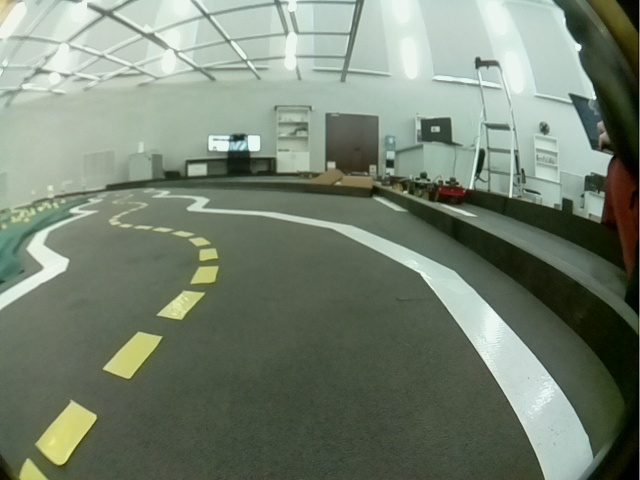
#> input picture manual_markup/img_data/work/frame0001.jpg, 640 x 480 px; its folder holds only this picture in this run
$ python cv-polygon003.py
#> lines starting #> are read from the running program, lines starting #| are printed output that depends on the picture
import cv2
import numpy as np
import os

colors = {0: (255, 0, 0), 1: (0, 255, 0), 2: (0, 0, 255), 3: (255, 255, 0), 4: (255, 0, 255),
          5: (0, 255, 255), 6: (128, 128, 255), 7: (120, 255, 50), 8: (50, 160, 32), 9: (80, 5, 190), }


def on_mouse(event, x, y, flags, param):
    global poly, current_polygon, selected_class
    img2 = img.copy()
    if event == cv2.EVENT_LBUTTONDOWN:
        poly[selected_class][current_polygon].append((x, y))
    if event == cv2.EVENT_RBUTTONDOWN and len(poly[selected_class][current_polygon]) > 0:
        poly[selected_class][current_polygon].pop()
    for cur_class in range(len(poly)):
        for cur_polygon in range(len(poly[cur_class])):
            if len(poly[cur_class][cur_polygon]) > 0:
                cv2.circle(img2, poly[cur_class][cur_polygon][-1], 1, (0, 0, 255), -1)
            if len(poly[cur_class][cur_polygon]) > 1:
                for i in range(len(poly[cur_class][cur_polygon]) - 1):
                    cv2.circle(img2, poly[cur_class][cur_polygon][i], 2, (0, 0, 255), -1)
                    cv2.line(img=img2, pt1=poly[cur_class][cur_polygon][i], pt2=poly[cur_class][cur_polygon][i + 1],
                             color=colors[cur_class], thickness=1)
                cv2.circle(img2, poly[cur_class][cur_polygon][-1], 2, (0, 0, 255), -1)
                cv2.line(img=img2, pt1=poly[cur_class][cur_polygon][0], pt2=poly[cur_class][cur_polygon][-1],
                         color=colors[cur_class], thickness=1)
                mask = np.zeros(img2.shape, np.uint8)
                points = np.array(poly[cur_class][cur_polygon], np.int32)
                points = points.reshape((-1, 1, 2))
                mask = cv2.fillPoly(mask.copy(), [points], colors[cur_class])  # #
                img2 = cv2.addWeighted(src1=img2, alpha=1, src2=mask, beta=0.2, gamma=0)

    cv2.imshow('image', img2)


def create_blank_img(image):
    image = cv2.cvtColor(image, cv2.COLOR_BGR2GRAY)
    blank_image = np.zeros_like(image)
    return blank_image


def create_mask_img(color_img):
    blank_img = create_blank_img(color_img)
    mask = np.zeros(blank_img.shape, np.uint8)
    for cur_class in range(len(poly)):
        for cur_polygon in range(len(poly[cur_class])):
            if len(poly[cur_class][cur_polygon]) > 2:
                points = np.array(poly[cur_class][cur_polygon], np.int32)
                points = points.reshape((-1, 1, 2))
                mask = cv2.fillPoly(mask.copy(), [points], (cur_class * 20 + 20,))
    return mask


print("[HELP] NUM key - choose class from 0 to 9")
print("[HELP] Left mouse click - add point to polygon")
print("[HELP] Right mouse click - remove point from polygon")
print("[HELP] Press X to add next polygon the same class")
print("[HELP] Press Z to return to the previous polygon the same class")
print("[HELP] Press space to save image mask")
print("[!!!!] Class with higher number puts mask on class with lower number")


work_folder = 'img_data/work/'
img_folder = 'img_data/images/'
mask_folder = 'img_data/masks/'


for i, filename in enumerate(list(os.walk(work_folder))[0][2]):
    print(f"Файл {i+1} из {len(list(os.walk(work_folder))[0][2])}", work_folder+filename)
    selected_class = 0
    current_polygon = 0
    poly = [[[]] for i in range(10)]
    img = cv2.imread(work_folder+filename)
#> img is the input picture: shape (480, 640, 3); mean B, G, R 113.6, 129.9, 118
    img = cv2.resize(img, (512, 512))
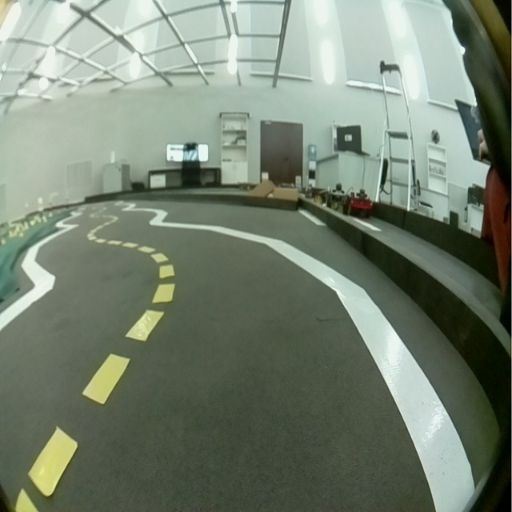
#> img: shape (512, 512, 3); mean B, G, R 113.5, 129.8, 117.9
    cv2.namedWindow('image')
    cv2.setMouseCallback('image', on_mouse)
    while True:
        key = cv2.waitKey(5)
#> (key Esc is pressed here)
        # if key != -1:
        #     print(key)
        if key == 120 or key == 247:
            if current_polygon == len(poly[selected_class]) - 1:
                poly[selected_class].append([])
            current_polygon += 1
            print("Class =", selected_class, 'Polygon number:', current_polygon)
        if key == 122 or key == 255 and current_polygon > 0:
            current_polygon -= 1
        if key == 32:
            mask_img = create_mask_img(img)
            cv2.imwrite(mask_folder+filename[:-3]+"png", mask_img)
            cv2.imwrite(img_folder+filename[:-3]+"png", img)
            os.remove(work_folder + filename)
            print("Mask has been saved")
            break
        if 48 <= key <= 57:
            selected_class = key - 48
            current_polygon = 0
            print(f"Class {selected_class} has been selected")
        if key == 27:
            break
    cv2.destroyAllWindows()
